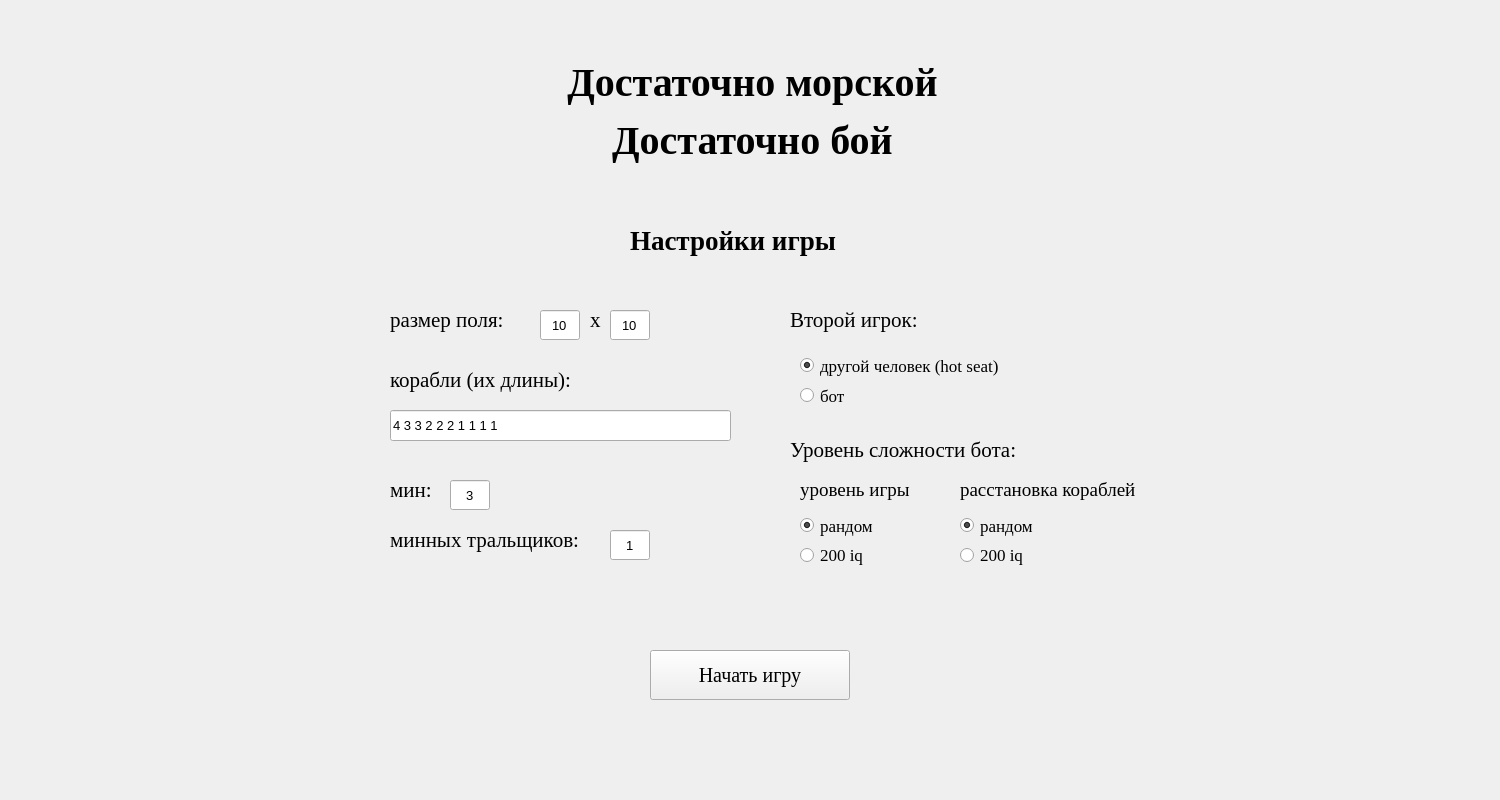
<?xml version="1.0" encoding="UTF-8"?>
<ui version="4.0">
 <class>MainWindow</class>
 <widget class="QMainWindow" name="MainWindow">
  <property name="geometry">
   <rect>
    <x>0</x>
    <y>0</y>
    <width>1500</width>
    <height>800</height>
   </rect>
  </property>
  <property name="sizePolicy">
   <sizepolicy hsizetype="Ignored" vsizetype="Ignored">
    <horstretch>0</horstretch>
    <verstretch>0</verstretch>
   </sizepolicy>
  </property>
  <property name="windowTitle">
   <string>MainWindow</string>
  </property>
  <widget class="QWidget" name="centralwidget">
   <property name="sizePolicy">
    <sizepolicy hsizetype="Ignored" vsizetype="Ignored">
     <horstretch>0</horstretch>
     <verstretch>0</verstretch>
    </sizepolicy>
   </property>
   <widget class="QPushButton" name="game_start_button">
    <property name="geometry">
     <rect>
      <x>650</x>
      <y>650</y>
      <width>200</width>
      <height>50</height>
     </rect>
    </property>
    <property name="sizePolicy">
     <sizepolicy hsizetype="Fixed" vsizetype="Fixed">
      <horstretch>0</horstretch>
      <verstretch>0</verstretch>
     </sizepolicy>
    </property>
    <property name="minimumSize">
     <size>
      <width>200</width>
      <height>50</height>
     </size>
    </property>
    <property name="font">
     <font>
      <family>Georgia</family>
      <pointsize>15</pointsize>
      <weight>50</weight>
      <bold>false</bold>
     </font>
    </property>
    <property name="text">
     <string>Начать игру</string>
    </property>
   </widget>
   <widget class="QWidget" name="widget_5" native="true">
    <property name="geometry">
     <rect>
      <x>780</x>
      <y>300</y>
      <width>421</width>
      <height>271</height>
     </rect>
    </property>
    <widget class="QWidget" name="widget_6" native="true">
     <property name="geometry">
      <rect>
       <x>0</x>
       <y>0</y>
       <width>261</width>
       <height>121</height>
      </rect>
     </property>
     <widget class="QLabel" name="label_8">
      <property name="geometry">
       <rect>
        <x>10</x>
        <y>0</y>
        <width>141</width>
        <height>41</height>
       </rect>
      </property>
      <property name="sizePolicy">
       <sizepolicy hsizetype="Minimum" vsizetype="Preferred">
        <horstretch>1</horstretch>
        <verstretch>1</verstretch>
       </sizepolicy>
      </property>
      <property name="font">
       <font>
        <family>Georgia</family>
        <pointsize>16</pointsize>
        <weight>50</weight>
        <bold>false</bold>
        <strikeout>false</strikeout>
        <kerning>true</kerning>
       </font>
      </property>
      <property name="cursor">
       <cursorShape>ArrowCursor</cursorShape>
      </property>
      <property name="frameShape">
       <enum>QFrame::NoFrame</enum>
      </property>
      <property name="text">
       <string>&lt;html&gt;&lt;head/&gt;&lt;body&gt;&lt;p&gt;Второй игрок:&lt;/p&gt;&lt;/body&gt;&lt;/html&gt;</string>
      </property>
      <property name="textFormat">
       <enum>Qt::RichText</enum>
      </property>
      <property name="scaledContents">
       <bool>true</bool>
      </property>
      <property name="textInteractionFlags">
       <set>Qt::LinksAccessibleByMouse</set>
      </property>
     </widget>
     <widget class="QRadioButton" name="second_player_hotseat_rb">
      <property name="geometry">
       <rect>
        <x>20</x>
        <y>50</y>
        <width>271</width>
        <height>31</height>
       </rect>
      </property>
      <property name="font">
       <font>
        <family>Georgia</family>
        <pointsize>13</pointsize>
       </font>
      </property>
      <property name="text">
       <string>другой человек (hot seat)</string>
      </property>
      <property name="checked">
       <bool>true</bool>
      </property>
     </widget>
     <widget class="QRadioButton" name="second_player_bot_rb">
      <property name="geometry">
       <rect>
        <x>20</x>
        <y>80</y>
        <width>271</width>
        <height>31</height>
       </rect>
      </property>
      <property name="font">
       <font>
        <family>Georgia</family>
        <pointsize>13</pointsize>
       </font>
      </property>
      <property name="text">
       <string>бот</string>
      </property>
      <property name="checked">
       <bool>false</bool>
      </property>
     </widget>
    </widget>
    <widget class="QWidget" name="widget_4" native="true">
     <property name="geometry">
      <rect>
       <x>0</x>
       <y>120</y>
       <width>411</width>
       <height>161</height>
      </rect>
     </property>
     <widget class="QLabel" name="label_11">
      <property name="geometry">
       <rect>
        <x>10</x>
        <y>10</y>
        <width>261</width>
        <height>41</height>
       </rect>
      </property>
      <property name="sizePolicy">
       <sizepolicy hsizetype="Minimum" vsizetype="Preferred">
        <horstretch>1</horstretch>
        <verstretch>1</verstretch>
       </sizepolicy>
      </property>
      <property name="font">
       <font>
        <family>Georgia</family>
        <pointsize>16</pointsize>
        <weight>50</weight>
        <bold>false</bold>
        <strikeout>false</strikeout>
        <kerning>true</kerning>
       </font>
      </property>
      <property name="cursor">
       <cursorShape>ArrowCursor</cursorShape>
      </property>
      <property name="frameShape">
       <enum>QFrame::NoFrame</enum>
      </property>
      <property name="text">
       <string>&lt;html&gt;&lt;head/&gt;&lt;body&gt;&lt;p&gt;Уровень сложности бота:&lt;/p&gt;&lt;/body&gt;&lt;/html&gt;</string>
      </property>
      <property name="textFormat">
       <enum>Qt::RichText</enum>
      </property>
      <property name="scaledContents">
       <bool>true</bool>
      </property>
      <property name="textInteractionFlags">
       <set>Qt::LinksAccessibleByMouse</set>
      </property>
     </widget>
     <widget class="QWidget" name="widget_3" native="true">
      <property name="geometry">
       <rect>
        <x>170</x>
        <y>40</y>
        <width>211</width>
        <height>111</height>
       </rect>
      </property>
      <widget class="QRadioButton" name="bot_ship_placing_difficult_hard_rb">
       <property name="geometry">
        <rect>
         <x>10</x>
         <y>80</y>
         <width>91</width>
         <height>30</height>
        </rect>
       </property>
       <property name="font">
        <font>
         <family>Georgia</family>
         <pointsize>13</pointsize>
        </font>
       </property>
       <property name="text">
        <string>200 iq</string>
       </property>
       <property name="checked">
        <bool>false</bool>
       </property>
      </widget>
      <widget class="QRadioButton" name="bot_ship_placing_difficult_easy_rb">
       <property name="geometry">
        <rect>
         <x>10</x>
         <y>50</y>
         <width>91</width>
         <height>31</height>
        </rect>
       </property>
       <property name="font">
        <font>
         <family>Georgia</family>
         <pointsize>13</pointsize>
        </font>
       </property>
       <property name="text">
        <string>рандом</string>
       </property>
       <property name="checked">
        <bool>true</bool>
       </property>
      </widget>
      <widget class="QLabel" name="label_10">
       <property name="geometry">
        <rect>
         <x>10</x>
         <y>10</y>
         <width>201</width>
         <height>41</height>
        </rect>
       </property>
       <property name="sizePolicy">
        <sizepolicy hsizetype="Minimum" vsizetype="Preferred">
         <horstretch>1</horstretch>
         <verstretch>1</verstretch>
        </sizepolicy>
       </property>
       <property name="font">
        <font>
         <family>Georgia</family>
         <pointsize>14</pointsize>
         <weight>50</weight>
         <bold>false</bold>
         <strikeout>false</strikeout>
         <kerning>true</kerning>
        </font>
       </property>
       <property name="cursor">
        <cursorShape>ArrowCursor</cursorShape>
       </property>
       <property name="frameShape">
        <enum>QFrame::NoFrame</enum>
       </property>
       <property name="text">
        <string>&lt;html&gt;&lt;head/&gt;&lt;body&gt;&lt;p&gt;расстановка кораблей&lt;/p&gt;&lt;/body&gt;&lt;/html&gt;</string>
       </property>
       <property name="textFormat">
        <enum>Qt::RichText</enum>
       </property>
       <property name="scaledContents">
        <bool>true</bool>
       </property>
       <property name="textInteractionFlags">
        <set>Qt::LinksAccessibleByMouse</set>
       </property>
      </widget>
     </widget>
     <widget class="QWidget" name="widget_2" native="true">
      <property name="geometry">
       <rect>
        <x>0</x>
        <y>40</y>
        <width>161</width>
        <height>111</height>
       </rect>
      </property>
      <widget class="QRadioButton" name="bot_game_difficult_hard_rb">
       <property name="geometry">
        <rect>
         <x>20</x>
         <y>80</y>
         <width>91</width>
         <height>30</height>
        </rect>
       </property>
       <property name="font">
        <font>
         <family>Georgia</family>
         <pointsize>13</pointsize>
        </font>
       </property>
       <property name="text">
        <string>200 iq</string>
       </property>
       <property name="checked">
        <bool>false</bool>
       </property>
      </widget>
      <widget class="QRadioButton" name="bot_game_difficult_easy_rb">
       <property name="geometry">
        <rect>
         <x>20</x>
         <y>50</y>
         <width>91</width>
         <height>31</height>
        </rect>
       </property>
       <property name="font">
        <font>
         <family>Georgia</family>
         <pointsize>13</pointsize>
        </font>
       </property>
       <property name="text">
        <string>рандом</string>
       </property>
       <property name="checked">
        <bool>true</bool>
       </property>
      </widget>
      <widget class="QLabel" name="label_9">
       <property name="geometry">
        <rect>
         <x>20</x>
         <y>10</y>
         <width>131</width>
         <height>41</height>
        </rect>
       </property>
       <property name="sizePolicy">
        <sizepolicy hsizetype="Minimum" vsizetype="Preferred">
         <horstretch>1</horstretch>
         <verstretch>1</verstretch>
        </sizepolicy>
       </property>
       <property name="font">
        <font>
         <family>Georgia</family>
         <pointsize>14</pointsize>
         <weight>50</weight>
         <bold>false</bold>
         <strikeout>false</strikeout>
         <kerning>true</kerning>
        </font>
       </property>
       <property name="cursor">
        <cursorShape>ArrowCursor</cursorShape>
       </property>
       <property name="frameShape">
        <enum>QFrame::NoFrame</enum>
       </property>
       <property name="text">
        <string>&lt;html&gt;&lt;head/&gt;&lt;body&gt;&lt;p&gt;уровень игры&lt;/p&gt;&lt;/body&gt;&lt;/html&gt;</string>
       </property>
       <property name="textFormat">
        <enum>Qt::RichText</enum>
       </property>
       <property name="scaledContents">
        <bool>true</bool>
       </property>
       <property name="textInteractionFlags">
        <set>Qt::LinksAccessibleByMouse</set>
       </property>
      </widget>
     </widget>
    </widget>
   </widget>
   <widget class="QWidget" name="widget_11" native="true">
    <property name="geometry">
     <rect>
      <x>380</x>
      <y>300</y>
      <width>401</width>
      <height>271</height>
     </rect>
    </property>
    <widget class="QLabel" name="label_6">
     <property name="geometry">
      <rect>
       <x>10</x>
       <y>170</y>
       <width>51</width>
       <height>41</height>
      </rect>
     </property>
     <property name="sizePolicy">
      <sizepolicy hsizetype="Minimum" vsizetype="Preferred">
       <horstretch>1</horstretch>
       <verstretch>1</verstretch>
      </sizepolicy>
     </property>
     <property name="font">
      <font>
       <family>Georgia</family>
       <pointsize>16</pointsize>
       <weight>50</weight>
       <bold>false</bold>
       <strikeout>false</strikeout>
       <kerning>true</kerning>
      </font>
     </property>
     <property name="cursor">
      <cursorShape>ArrowCursor</cursorShape>
     </property>
     <property name="frameShape">
      <enum>QFrame::NoFrame</enum>
     </property>
     <property name="text">
      <string>&lt;html&gt;&lt;head/&gt;&lt;body&gt;&lt;p&gt;мин:&lt;/p&gt;&lt;/body&gt;&lt;/html&gt;</string>
     </property>
     <property name="textFormat">
      <enum>Qt::RichText</enum>
     </property>
     <property name="scaledContents">
      <bool>true</bool>
     </property>
     <property name="textInteractionFlags">
      <set>Qt::LinksAccessibleByMouse</set>
     </property>
    </widget>
    <widget class="QLineEdit" name="mines_count">
     <property name="geometry">
      <rect>
       <x>70</x>
       <y>180</y>
       <width>40</width>
       <height>30</height>
      </rect>
     </property>
     <property name="font">
      <font>
       <pointsize>10</pointsize>
       <strikeout>false</strikeout>
      </font>
     </property>
     <property name="focusPolicy">
      <enum>Qt::WheelFocus</enum>
     </property>
     <property name="text">
      <string>3</string>
     </property>
     <property name="maxLength">
      <number>2</number>
     </property>
     <property name="echoMode">
      <enum>QLineEdit::Normal</enum>
     </property>
     <property name="alignment">
      <set>Qt::AlignCenter</set>
     </property>
     <property name="placeholderText">
      <string/>
     </property>
    </widget>
    <widget class="QLabel" name="label_4">
     <property name="geometry">
      <rect>
       <x>210</x>
       <y>0</y>
       <width>16</width>
       <height>41</height>
      </rect>
     </property>
     <property name="sizePolicy">
      <sizepolicy hsizetype="Minimum" vsizetype="Preferred">
       <horstretch>1</horstretch>
       <verstretch>1</verstretch>
      </sizepolicy>
     </property>
     <property name="font">
      <font>
       <family>Georgia</family>
       <pointsize>16</pointsize>
       <weight>50</weight>
       <bold>false</bold>
       <strikeout>false</strikeout>
       <kerning>true</kerning>
      </font>
     </property>
     <property name="cursor">
      <cursorShape>ArrowCursor</cursorShape>
     </property>
     <property name="frameShape">
      <enum>QFrame::NoFrame</enum>
     </property>
     <property name="text">
      <string>&lt;html&gt;&lt;head/&gt;&lt;body&gt;&lt;p&gt;x&lt;/p&gt;&lt;/body&gt;&lt;/html&gt;</string>
     </property>
     <property name="textFormat">
      <enum>Qt::RichText</enum>
     </property>
     <property name="scaledContents">
      <bool>true</bool>
     </property>
     <property name="textInteractionFlags">
      <set>Qt::LinksAccessibleByMouse</set>
     </property>
    </widget>
    <widget class="QLineEdit" name="ships_len">
     <property name="geometry">
      <rect>
       <x>10</x>
       <y>110</y>
       <width>341</width>
       <height>31</height>
      </rect>
     </property>
     <property name="font">
      <font>
       <pointsize>10</pointsize>
      </font>
     </property>
     <property name="text">
      <string>4 3 3 2 2 2 1 1 1 1</string>
     </property>
     <property name="maxLength">
      <number>42</number>
     </property>
    </widget>
    <widget class="QLabel" name="label_5">
     <property name="geometry">
      <rect>
       <x>10</x>
       <y>60</y>
       <width>211</width>
       <height>41</height>
      </rect>
     </property>
     <property name="sizePolicy">
      <sizepolicy hsizetype="Minimum" vsizetype="Preferred">
       <horstretch>1</horstretch>
       <verstretch>1</verstretch>
      </sizepolicy>
     </property>
     <property name="font">
      <font>
       <family>Georgia</family>
       <pointsize>16</pointsize>
       <weight>50</weight>
       <bold>false</bold>
       <strikeout>false</strikeout>
       <kerning>true</kerning>
      </font>
     </property>
     <property name="cursor">
      <cursorShape>ArrowCursor</cursorShape>
     </property>
     <property name="frameShape">
      <enum>QFrame::NoFrame</enum>
     </property>
     <property name="text">
      <string>&lt;html&gt;&lt;head/&gt;&lt;body&gt;&lt;p&gt;корабли (их длины):&lt;/p&gt;&lt;/body&gt;&lt;/html&gt;</string>
     </property>
     <property name="textFormat">
      <enum>Qt::RichText</enum>
     </property>
     <property name="scaledContents">
      <bool>true</bool>
     </property>
     <property name="textInteractionFlags">
      <set>Qt::LinksAccessibleByMouse</set>
     </property>
    </widget>
    <widget class="QLineEdit" name="game_field_height">
     <property name="geometry">
      <rect>
       <x>230</x>
       <y>10</y>
       <width>40</width>
       <height>30</height>
      </rect>
     </property>
     <property name="font">
      <font>
       <pointsize>10</pointsize>
       <strikeout>false</strikeout>
      </font>
     </property>
     <property name="focusPolicy">
      <enum>Qt::WheelFocus</enum>
     </property>
     <property name="text">
      <string>10</string>
     </property>
     <property name="maxLength">
      <number>2</number>
     </property>
     <property name="echoMode">
      <enum>QLineEdit::Normal</enum>
     </property>
     <property name="alignment">
      <set>Qt::AlignCenter</set>
     </property>
     <property name="placeholderText">
      <string/>
     </property>
    </widget>
    <widget class="QLineEdit" name="game_field_width">
     <property name="geometry">
      <rect>
       <x>160</x>
       <y>10</y>
       <width>40</width>
       <height>30</height>
      </rect>
     </property>
     <property name="font">
      <font>
       <pointsize>10</pointsize>
       <strikeout>false</strikeout>
      </font>
     </property>
     <property name="focusPolicy">
      <enum>Qt::WheelFocus</enum>
     </property>
     <property name="text">
      <string>10</string>
     </property>
     <property name="maxLength">
      <number>2</number>
     </property>
     <property name="echoMode">
      <enum>QLineEdit::Normal</enum>
     </property>
     <property name="alignment">
      <set>Qt::AlignCenter</set>
     </property>
     <property name="placeholderText">
      <string/>
     </property>
    </widget>
    <widget class="QLabel" name="label_3">
     <property name="geometry">
      <rect>
       <x>10</x>
       <y>0</y>
       <width>141</width>
       <height>41</height>
      </rect>
     </property>
     <property name="sizePolicy">
      <sizepolicy hsizetype="Minimum" vsizetype="Preferred">
       <horstretch>1</horstretch>
       <verstretch>1</verstretch>
      </sizepolicy>
     </property>
     <property name="font">
      <font>
       <family>Georgia</family>
       <pointsize>16</pointsize>
       <weight>50</weight>
       <bold>false</bold>
       <strikeout>false</strikeout>
       <kerning>true</kerning>
      </font>
     </property>
     <property name="cursor">
      <cursorShape>ArrowCursor</cursorShape>
     </property>
     <property name="frameShape">
      <enum>QFrame::NoFrame</enum>
     </property>
     <property name="text">
      <string>&lt;html&gt;&lt;head/&gt;&lt;body&gt;&lt;p&gt;размер поля:&lt;/p&gt;&lt;/body&gt;&lt;/html&gt;</string>
     </property>
     <property name="textFormat">
      <enum>Qt::RichText</enum>
     </property>
     <property name="scaledContents">
      <bool>true</bool>
     </property>
     <property name="textInteractionFlags">
      <set>Qt::LinksAccessibleByMouse</set>
     </property>
    </widget>
    <widget class="QLabel" name="label_7">
     <property name="geometry">
      <rect>
       <x>10</x>
       <y>220</y>
       <width>221</width>
       <height>41</height>
      </rect>
     </property>
     <property name="sizePolicy">
      <sizepolicy hsizetype="Minimum" vsizetype="Preferred">
       <horstretch>1</horstretch>
       <verstretch>1</verstretch>
      </sizepolicy>
     </property>
     <property name="font">
      <font>
       <family>Georgia</family>
       <pointsize>16</pointsize>
       <weight>50</weight>
       <bold>false</bold>
       <strikeout>false</strikeout>
       <kerning>true</kerning>
      </font>
     </property>
     <property name="cursor">
      <cursorShape>ArrowCursor</cursorShape>
     </property>
     <property name="frameShape">
      <enum>QFrame::NoFrame</enum>
     </property>
     <property name="text">
      <string>&lt;html&gt;&lt;head/&gt;&lt;body&gt;&lt;p&gt;минных тральщиков:&lt;/p&gt;&lt;/body&gt;&lt;/html&gt;</string>
     </property>
     <property name="textFormat">
      <enum>Qt::RichText</enum>
     </property>
     <property name="scaledContents">
      <bool>true</bool>
     </property>
     <property name="textInteractionFlags">
      <set>Qt::LinksAccessibleByMouse</set>
     </property>
    </widget>
    <widget class="QLineEdit" name="minesweepers_count">
     <property name="geometry">
      <rect>
       <x>230</x>
       <y>230</y>
       <width>40</width>
       <height>30</height>
      </rect>
     </property>
     <property name="font">
      <font>
       <pointsize>10</pointsize>
       <strikeout>false</strikeout>
      </font>
     </property>
     <property name="focusPolicy">
      <enum>Qt::WheelFocus</enum>
     </property>
     <property name="text">
      <string>1</string>
     </property>
     <property name="maxLength">
      <number>2</number>
     </property>
     <property name="echoMode">
      <enum>QLineEdit::Normal</enum>
     </property>
     <property name="alignment">
      <set>Qt::AlignCenter</set>
     </property>
     <property name="placeholderText">
      <string/>
     </property>
    </widget>
   </widget>
   <widget class="QLabel" name="label_2">
    <property name="geometry">
     <rect>
      <x>630</x>
      <y>220</y>
      <width>251</width>
      <height>41</height>
     </rect>
    </property>
    <property name="sizePolicy">
     <sizepolicy hsizetype="Ignored" vsizetype="Maximum">
      <horstretch>0</horstretch>
      <verstretch>0</verstretch>
     </sizepolicy>
    </property>
    <property name="font">
     <font>
      <family>Georgia</family>
      <pointsize>20</pointsize>
      <weight>75</weight>
      <bold>true</bold>
      <strikeout>false</strikeout>
      <kerning>true</kerning>
     </font>
    </property>
    <property name="text">
     <string>&lt;html&gt;&lt;head/&gt;&lt;body&gt;&lt;p&gt;Настройки игры&lt;/p&gt;&lt;/body&gt;&lt;/html&gt;</string>
    </property>
    <property name="textFormat">
     <enum>Qt::RichText</enum>
    </property>
    <property name="scaledContents">
     <bool>true</bool>
    </property>
   </widget>
   <widget class="QLabel" name="label">
    <property name="geometry">
     <rect>
      <x>530</x>
      <y>60</y>
      <width>445</width>
      <height>104</height>
     </rect>
    </property>
    <property name="sizePolicy">
     <sizepolicy hsizetype="Ignored" vsizetype="Maximum">
      <horstretch>0</horstretch>
      <verstretch>0</verstretch>
     </sizepolicy>
    </property>
    <property name="font">
     <font>
      <family>Georgia</family>
      <pointsize>30</pointsize>
      <weight>75</weight>
      <bold>true</bold>
      <strikeout>false</strikeout>
      <kerning>true</kerning>
     </font>
    </property>
    <property name="text">
     <string>&lt;html&gt;&lt;head/&gt;&lt;body&gt;&lt;p align=&quot;center&quot;&gt;Достаточно морской&lt;/p&gt;&lt;p align=&quot;center&quot;&gt;Достаточно бой&lt;/p&gt;&lt;/body&gt;&lt;/html&gt;</string>
    </property>
    <property name="textFormat">
     <enum>Qt::RichText</enum>
    </property>
    <property name="scaledContents">
     <bool>true</bool>
    </property>
   </widget>
  </widget>
 </widget>
 <resources/>
 <connections/>
</ui>
